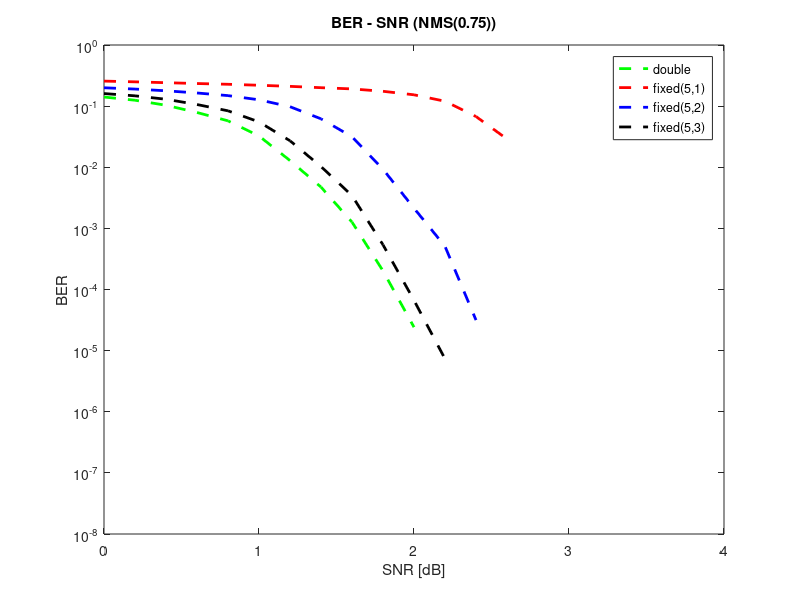

The MATLAB source for this figure:
% plot the BER-SNR curve of NMS & Layered-NMS

% load ber data
NMS = load('BER/NMS.mat');
NMSq1 = load('BER/NMSqq51.mat');
NMSq2 = load('BER/NMSqq52.mat');
NMSq3 = load('BER/NMSqq53.mat');
max_len = max([length(NMS.ber_res) length(NMSq1.ber_res) length(NMSq2.ber_res) length(NMSq3.ber_res)]);

% padding 0 to the same length
NMS.ber_res = [NMS.ber_res zeros(1,max_len-length(NMS.ber_res))];
NMSq1.ber_res = [NMSq1.ber_res zeros(1,max_len-length(NMSq1.ber_res))];
NMSq2.ber_res = [NMSq2.ber_res zeros(1,max_len-length(NMSq2.ber_res))];
NMSq3.ber_res = [NMSq3.ber_res zeros(1,max_len-length(NMSq3.ber_res))];

% plot BER - SNR
snrdb = (0:0.2:(0.2*max_len-0.2));
figure;
plot(snrdb, NMS.ber_res, '--', 'color', 'g', 'LineWidth', 2);
hold on;
plot(snrdb, NMSq1.ber_res, '--', 'color', 'r', 'LineWidth', 2);
plot(snrdb, NMSq2.ber_res, '--', 'color', 'b', 'LineWidth', 2);
plot(snrdb, NMSq3.ber_res, '--', 'color', 'black', 'LineWidth', 2);
legend('double', 'fixed(5,1)', 'fixed(5,2)', 'fixed(5,3)');
set(gca, 'YScale', 'log')
title('BER - SNR (NMS(0.75))');
ylabel('BER');
xlabel('SNR [dB]');
xlim([0,4])
ylim([10^(-8),1]);
hold off;
saveas(gcf, './figure/myplot4.png')